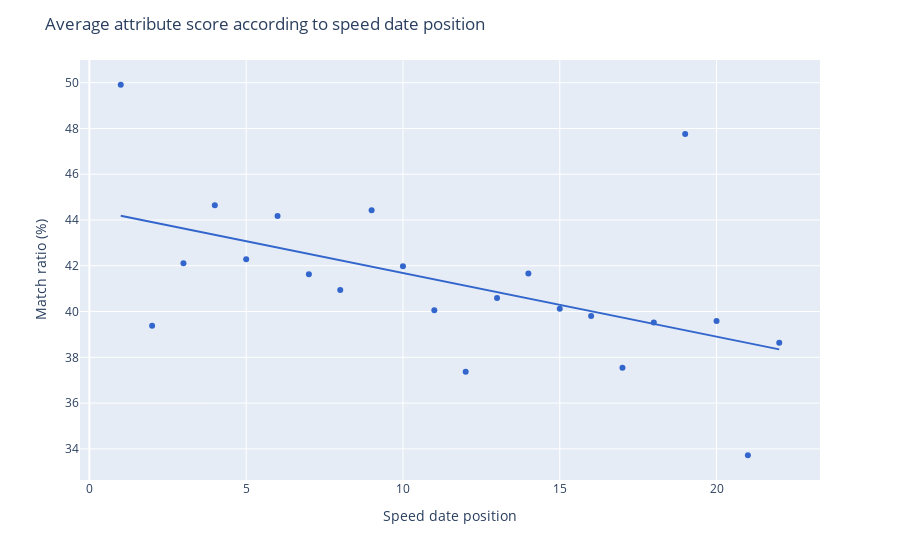

This figure's notebook cell:
### Code cell
fig_1 = px.scatter(
    df_order_match,
    x="order",
    y="dec",
    trendline="ols",
    color_discrete_sequence=px.colors.qualitative.G10
)

fig_1.update_layout(
    title="Positive decision pourcentage according to speed date position",
    xaxis_title="Speed date position",
    yaxis_title="Positive decision pourcentage (%)"
)

fig_1.show()

### Figure 1 — Plotly figure (JSON) as saved in the notebook; plotly's stock layout.template omitted (floating-point values rounded to 4 significant figures)
{"data": [{"hovertemplate": "order=%{x}<br>dec=%{y}<extra></extra>", "legendgroup": "", "marker": {"color": "#3366CC", "symbol": "circle"}, "mode": "markers", "name": "", "orientation": "v", "showlegend": false, "type": "scatter", "x": [1, 2, 3, 4, 5, 6, 7, 8, 9, 10, 11, 12, 13, 14, 15, 16, 17, 18, 19, 20, 21, 22], "xaxis": "x", "y": [49.91, 39.38, 42.11, 44.65, 42.29, 44.18, 41.63, 40.94, 44.42, 41.98, 40.05, 37.37, 40.59, 41.67, 40.12, 39.8, 37.55, 39.53, 47.75, 39.58, 33.72, 38.64], "yaxis": "y"}, {"hovertemplate": "<b>OLS trendline</b><br>dec = -0.27797 * order + 44.4631<br>R<sup>2</sup>=0.266265<br><br>order=%{x}<br>dec=%{y} <b>(trend)</b><extra></extra>", "legendgroup": "", "marker": {"color": "#3366CC", "symbol": "circle"}, "mode": "lines", "name": "", "showlegend": false, "type": "scatter", "x": [1, 2, 3, 4, 5, 6, 7, 8, 9, 10, 11, 12, 13, 14, 15, 16, 17, 18, 19, 20, 21, 22], "xaxis": "x", "y": [44.19, 43.91, 43.63, 43.35, 43.07, 42.8, 42.52, 42.24, 41.96, 41.68, 41.41, 41.13, 40.85, 40.57, 40.29, 40.02, 39.74, 39.46, 39.18, 38.9, 38.63, 38.35], "yaxis": "y"}], "layout": {"legend": {"tracegroupgap": 0}, "margin": {"t": 60}, "title": {"text": "Average attribute score according to speed date position"}, "xaxis": {"anchor": "y", "domain": [0, 1], "title": {"text": "Speed date position"}}, "yaxis": {"anchor": "x", "domain": [0, 1], "title": {"text": "Match ratio (%)"}}}}
